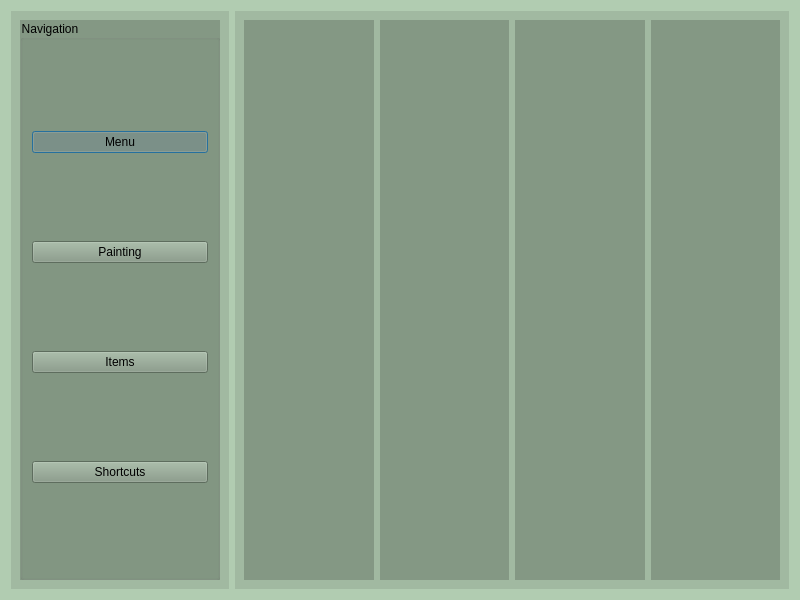
<?xml version="1.0" encoding="UTF-8"?>
<ui version="4.0">
 <class>HelpWindowDialog</class>
 <widget class="QDialog" name="HelpWindowDialog">
  <property name="geometry">
   <rect>
    <x>0</x>
    <y>0</y>
    <width>800</width>
    <height>600</height>
   </rect>
  </property>
  <property name="sizePolicy">
   <sizepolicy hsizetype="Fixed" vsizetype="Fixed">
    <horstretch>0</horstretch>
    <verstretch>0</verstretch>
   </sizepolicy>
  </property>
  <property name="windowTitle">
   <string>Tutorial</string>
  </property>
  <property name="styleSheet">
   <string notr="true">background-color: rgb(177, 204, 177)</string>
  </property>
  <layout class="QHBoxLayout" name="horizontalLayout_2">
   <property name="sizeConstraint">
    <enum>QLayout::SetDefaultConstraint</enum>
   </property>
   <item>
    <layout class="QHBoxLayout" name="horizontalLayout">
     <item>
      <widget class="QWidget" name="widget_2" native="true">
       <property name="sizePolicy">
        <sizepolicy hsizetype="Maximum" vsizetype="Preferred">
         <horstretch>0</horstretch>
         <verstretch>0</verstretch>
        </sizepolicy>
       </property>
       <property name="styleSheet">
        <string notr="true">background-color: rgb(161, 185, 161)</string>
       </property>
       <layout class="QVBoxLayout" name="verticalLayout">
        <item>
         <widget class="QGroupBox" name="groupBox">
          <property name="sizePolicy">
           <sizepolicy hsizetype="Fixed" vsizetype="Preferred">
            <horstretch>0</horstretch>
            <verstretch>0</verstretch>
           </sizepolicy>
          </property>
          <property name="minimumSize">
           <size>
            <width>200</width>
            <height>0</height>
           </size>
          </property>
          <property name="maximumSize">
           <size>
            <width>200</width>
            <height>16777215</height>
           </size>
          </property>
          <property name="styleSheet">
           <string notr="true">background-color: rgb(132, 152, 132)</string>
          </property>
          <property name="title">
           <string>Navigation</string>
          </property>
          <layout class="QHBoxLayout" name="horizontalLayout_3">
           <item>
            <layout class="QVBoxLayout" name="verticalLayout_2">
             <item>
              <widget class="QPushButton" name="pushButtonMenu">
               <property name="text">
                <string>Menu</string>
               </property>
               <property name="checkable">
                <bool>true</bool>
               </property>
               <property name="checked">
                <bool>true</bool>
               </property>
               <property name="autoExclusive">
                <bool>true</bool>
               </property>
              </widget>
             </item>
             <item>
              <widget class="QPushButton" name="pushButtonPainting">
               <property name="text">
                <string>Painting</string>
               </property>
               <property name="checkable">
                <bool>true</bool>
               </property>
               <property name="autoExclusive">
                <bool>true</bool>
               </property>
              </widget>
             </item>
             <item>
              <widget class="QPushButton" name="pushButtonItems">
               <property name="text">
                <string>Items</string>
               </property>
               <property name="checkable">
                <bool>true</bool>
               </property>
               <property name="autoExclusive">
                <bool>true</bool>
               </property>
              </widget>
             </item>
             <item>
              <widget class="QPushButton" name="pushButtonShortcuts">
               <property name="text">
                <string>Shortcuts</string>
               </property>
               <property name="checkable">
                <bool>true</bool>
               </property>
               <property name="autoExclusive">
                <bool>true</bool>
               </property>
              </widget>
             </item>
            </layout>
           </item>
          </layout>
         </widget>
        </item>
       </layout>
      </widget>
     </item>
     <item>
      <widget class="QWidget" name="widget" native="true">
       <property name="styleSheet">
        <string notr="true">background-color: rgb(161, 185, 161)</string>
       </property>
       <layout class="QVBoxLayout" name="verticalLayout_3">
        <item>
         <layout class="QHBoxLayout" name="horizontalLayout_4">
          <item>
           <widget class="HelpMenu" name="widgetMenu" native="true">
            <property name="styleSheet">
             <string notr="true">background-color: rgb(132, 152, 132)</string>
            </property>
           </widget>
          </item>
          <item>
           <widget class="HelpPainting" name="widgetPainting" native="true">
            <property name="styleSheet">
             <string notr="true">background-color: rgb(132, 152, 132)</string>
            </property>
           </widget>
          </item>
          <item>
           <widget class="HelpShortcuts" name="widgetShortcuts" native="true">
            <property name="styleSheet">
             <string notr="true">background-color: rgb(132, 152, 132)</string>
            </property>
           </widget>
          </item>
          <item>
           <widget class="HelpItems" name="widgetItems" native="true">
            <property name="styleSheet">
             <string notr="true">background-color: rgb(132, 152, 132)</string>
            </property>
           </widget>
          </item>
         </layout>
        </item>
       </layout>
      </widget>
     </item>
    </layout>
   </item>
  </layout>
 </widget>
 <customwidgets>
  <customwidget>
   <class>HelpMenu</class>
   <extends>QWidget</extends>
   <header>helpmenu.h</header>
   <container>1</container>
  </customwidget>
  <customwidget>
   <class>HelpPainting</class>
   <extends>QWidget</extends>
   <header>helppainting.h</header>
   <container>1</container>
  </customwidget>
  <customwidget>
   <class>HelpItems</class>
   <extends>QWidget</extends>
   <header>helpitems.h</header>
   <container>1</container>
  </customwidget>
  <customwidget>
   <class>HelpShortcuts</class>
   <extends>QWidget</extends>
   <header>helpshortcuts.h</header>
   <container>1</container>
  </customwidget>
 </customwidgets>
 <resources/>
 <connections/>
</ui>
